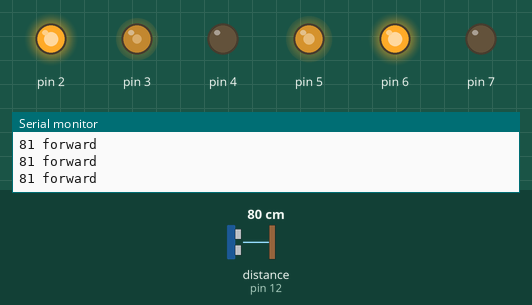
Simulated run of this sketch. Board: Arduino Uno, built with avr-gcc and run on an emulated ATmega328P. Shown: output pins drawn as LEDs (lit = HIGH), the last lines printed to the serial monitor. Inputs (shaded band) come from the test bench; at power-on: distance to the obstacle (sensor on pin 12) 80 cm. The echo pulse lasts 58.3 µs per cm.

Above: at 1.2 s.
1.3 s: distance to the obstacle (sensor on pin 12) set to 32 cm
4.3 s: distance to the obstacle (sensor on pin 12) set to 26 cm
At 4.8 s:
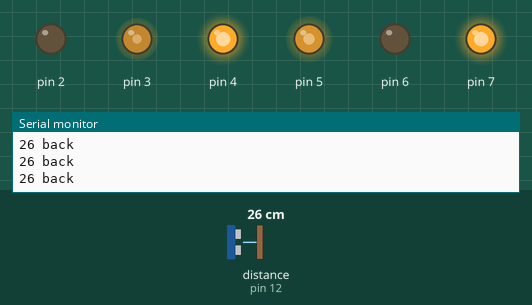
5.8 s: distance to the obstacle (sensor on pin 12) set to 120 cm
At 6.2 s:
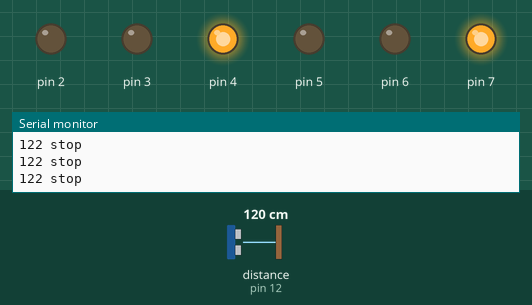
7.3 s: distance to the obstacle (sensor on pin 12) set to 102 cm
8.8 s: distance to the obstacle (sensor on pin 12) set to 93 cm
At 9.9 s:
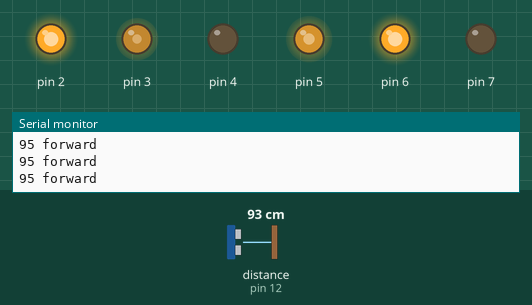
10.3 s: distance to the obstacle (sensor on pin 12) set to 2 cm
At 10.7 s:
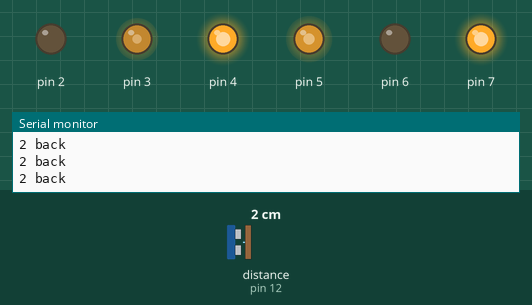
Timing chart, 0 to 12.8 s (numbered marks = the images above; inputs shaded):
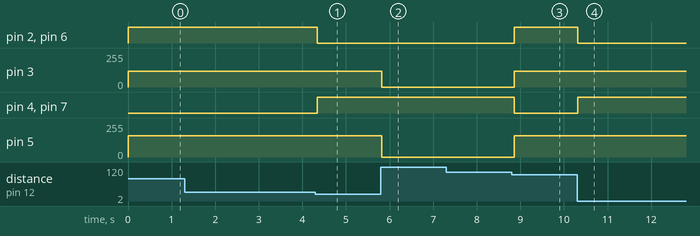

The sketch:

car_02_sonic_sensor.ino
```cpp
#include <NewPing.h>
#include "MotorControl.h"

#define DBG

const int echoPin = 12;
const int triggerPin = 11;
const int maxDistance = 400;
const int desiredDistance = 30;
const int detectionDistance = 100;

NewPing sonar(triggerPin, echoPin, maxDistance);

MotorControl leftMotor(3, 2, 4, 0.75);
MotorControl rightMotor(5, 6, 7);

const int motorSpeed = 160;

void setup() {
  #ifdef DBG
  Serial.begin(9600);
  #endif
}

void loop() {
  const int distance = sonar.ping_cm();
  #ifdef DBG
  Serial.print(distance);
  #endif
  if (distance == 0)
  {
    // do nothing
    #ifdef DBG
    Serial.println(" nothing");
    #endif
  }
  else if (distance < detectionDistance)
  {
    const int sign = distance < desiredDistance ? -1 : 1;
    leftMotor.run(sign*motorSpeed);
    rightMotor.run(sign*motorSpeed);
    Serial.println(sign > 0 ? " forward" : " back");
  }
  else
  {
    leftMotor.stop();
    rightMotor.stop();
    #ifdef DBG
    Serial.println(" stop");
    #endif
  }
  delay(50);
}
```

MotorControl.cpp
```cpp
#include <arduino.h>
#include "MotorControl.h"

MotorControl::MotorControl(int enablePin
      , int controlPin1
      , int controlPin2
      , float correctionFactor)
  : d_enablePin(enablePin)
  , d_controlPin1(controlPin1)
  , d_controlPin2(controlPin2)
  , d_correctionFactor(correctionFactor) {
    pinMode(d_enablePin, OUTPUT);
    pinMode(d_controlPin1, OUTPUT);
    pinMode(d_controlPin2, OUTPUT);

    digitalWrite(d_enablePin, LOW);
}

void MotorControl::run(int speed) const {
  speed = constrain(speed*d_correctionFactor, -255, 255);
  const bool forward = speed > 0;
  digitalWrite(d_controlPin1, forward);
  digitalWrite(d_controlPin2, !forward);
  analogWrite(d_enablePin, abs(speed));
}

void MotorControl::stop() const {
  analogWrite(d_enablePin, 0);
}
```

MotorControl.h
```cpp
class MotorControl {
public:
  MotorControl(int enablePin
              , int controlPin1
              , int controlPin2
              , float correctionFactor = 1.0); // speed correction factor must be between 0.0 and 1.0
  void run(int speed) const;
  void stop() const;
private:
  const int d_controlPin1;
  const int d_controlPin2;
  const int d_enablePin;
  const float d_correctionFactor;
};
```

Measured:
- the behaviour switches between 30 and 29 cm on distance to the obstacle (sensor on pin 12) (found by bisection; images 0 and 1)
- the behaviour switches between 98 and 97 cm on distance to the obstacle (sensor on pin 12) (found by bisection; images 2 and 3)
- after the input at 4.3 s, pin 2, pin 6: HIGH → LOW after 0.05 s; pin 4, pin 7: LOW → HIGH after 0.05 s
- after the input at 5.8 s, pin 3: 120/255 → 0/255 at once; pin 5: 160/255 → 0/255 at once
- after the input at 8.8 s, pin 2, pin 6: LOW → HIGH after 0.06 s; pin 3: 0/255 → 120/255 after 0.06 s; pin 4, pin 7: HIGH → LOW after 0.06 s; pin 5: 0/255 → 160/255 after 0.06 s
- after the input at 10.3 s, pin 2, pin 6: HIGH → LOW at once; pin 4, pin 7: LOW → HIGH at once
